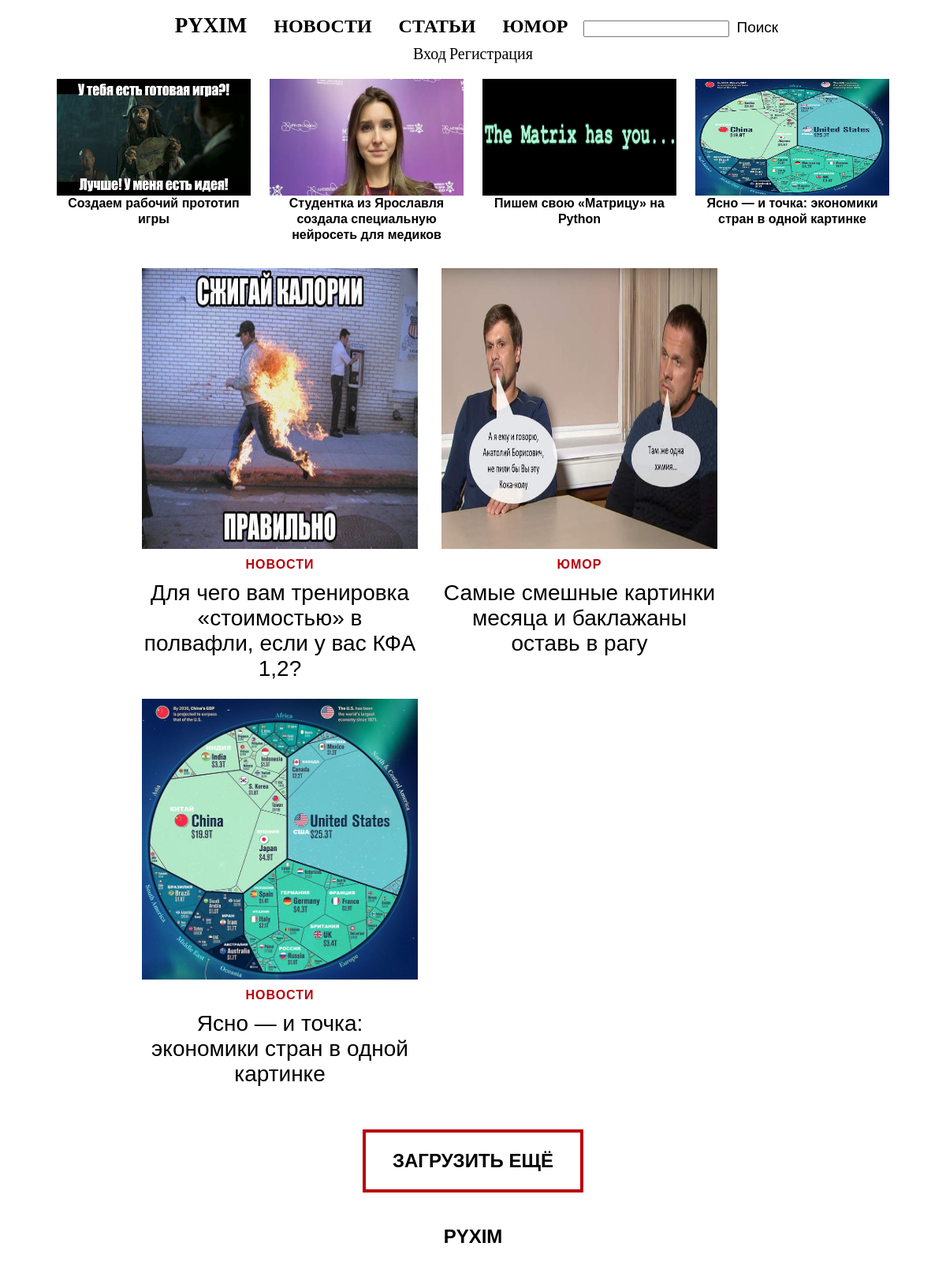
/, run on an earlier commit of the app's database.
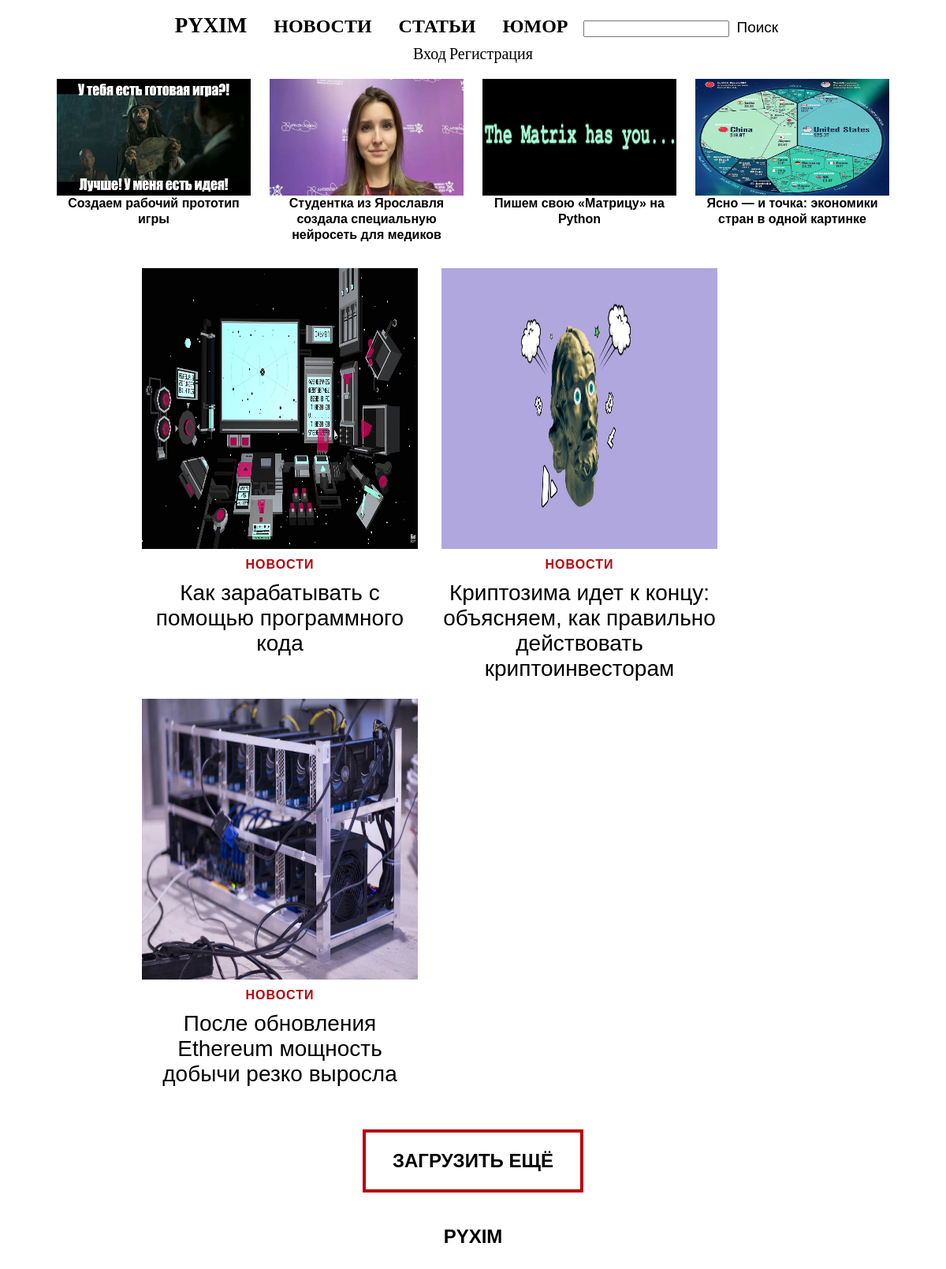
And on a later commit of the database.
### PyximApp/models.py (models this page shows, shortened)
class Category(models.Model):
    title = models.CharField(max_length=50)
    link = models.CharField(max_length=50)
    class Meta:
        verbose_name='Категория'
        verbose_name_plural='Категории'

class Record(models.Model):
    title = models.CharField(max_length=200)
    link = models.CharField(max_length=200)
    content = models.TextField()
    category = models.ForeignKey(Category,related_name='records',on_delete=models.CASCADE)
    tags = models.ManyToManyField(Tag,related_name='records')
    date = models.DateField(auto_now_add=True)
    hot = models.BooleanField(default=False)
    author = models.ForeignKey(User,related_name='records',on_delete=models.CASCADE)
    class Meta:
        verbose_name='Публикация'
        verbose_name_plural='Публикации'

class Photo(models.Model):
    file = models.ImageField(upload_to=settings.MEDIA_ROOT)
    record = models.ForeignKey(Record,related_name='photos',on_delete=models.CASCADE)
    description = models.CharField(max_length=400,blank=True)
    class Meta:
        verbose_name='Фото'
        verbose_name_plural='Фото'

### PyximApp/views.py (the view)
# urls.py: path('',views.main,name='main'),
def main(request): #главная страница
    data = Paginator(Record.objects.all().order_by('-pk'),3)
    more = False
    if data.num_pages != 1:
        more = True
    data = data.page(1)
    return pyxim(request,'Records.html',{'title':'Главная страница','records':data,
                                         'url_':reverse('load'),'more':more})

### PyximApp/views.py (called while the page is built)
def fresh(record=None): #показ свежего в шапке сайта
    fresh = list(Record.objects.filter(hot=True).all())
    if len(fresh) < 5:
        return fresh
    fresh = fresh[-5:]
    if record in fresh:
        index = fresh.index(record)
        fresh[index] = fresh[0]
    return fresh[-4:]

def pyxim(request,template,data): #шаблонизация
    data['fresh'] = fresh() #свежие записи в шапке сайта
    data['categories'] = Category.objects.all()
    data['user'] = request.user
    data['sign_form'] = UserCreationForm
    data['login_form'] = AuthenticationForm
    return render(request,template,data)

### PyximApp/templates/Records.html (shortened to what this page needs)
{% extends 'Base.html' %}
{% block main %}
<div class='element' id='content'>
{% for r in records %}
<a href='{% url "record" r.link r.pk %}' class='review'>
<img src="{{ r.photos.first.file.url }}" width='350' height='356'>
<span class='category'>{{r.category.title}}</span>
<span class='record-title' align='center'>{{ r.title }}</span>
</a>
{% endfor %}
</div>
{% if more %}
<button type="button" class="element" onclick='loadmorePost()' id='button'>ЗАГРУЗИТЬ ЕЩЁ</button>
{% endif %}
{% endblock %}

### PyximApp/templates/Base.html (shortened to what this page needs)
{% load static %}
<html>
<head>
<link href="{% static 'Style.css' %}" rel='stylesheet'>
</head>
<body id='main_body'>
<div id='app'>
<nav align='center' id='nav'>
<div class='nav_center'>
<div class='header'>
<a href='/' title='PYXIM'>PYXIM</a>
</div>
<div class='categories'>
{% for c in categories %}
<a href={% url 'category' c.link %} class='catg'>{{c.title}}</a>
{% endfor %}
<form action='{% url "search" %}'method='POST' id='search'>
<input type='text' name='query'>
<input type='submit' value='Поиск'>
</form>
</div>
<div id='user_panel'>
{% if user.is_authenticated %}
<span>{{user.username}}</span>
<a href='{% url "view_saved" %}' id='save_link'>Сохранённое</a>
{% if user.is_superuser %}
<a href='{% url "add" %}'>Добавить запись</a>
<a href='/admin'>Админ</a>
{% endif %}
<a href="{% url 'logout' %}" id='logout' align='right'>Выход</a>
{% else %}
<span onclick="log()">Вход</span>
<span onclick="sign()">Регистрация</span>
{% endif %}
</div>
</div>
</nav>
<div class='main' align='center'>
<div class='fresh'>
{% for r in fresh %}
<div class='review-title'>
<a href='{% url "record" r.link r.pk %}'>
<img src="{{ r.photos.first.file.url }}" width='246' height='148'>
<span class='preview-title'>{{ r.title }}</span>
</a>
</div>
{% endfor %}
</div>
<div class='content'>
{% block main %}
{% endblock %}
<div id='bottom_'>
<span>PYXIM</span>
</div>
</div>
</div>
</div>
</body>
</html>

### static/Style.css (style rules this page uses)
#app { width:100%; }
#main_body { margin:0px; }
.fresh { display: flex; -webkit-box-pack: justify; justify-content: space-between; width:1056px; height:230px; }
.review-title { display:inline-block; width:246px; height:276px; position:relative; }
.review-title * { display:block; }
.review { display:inline-block; margin-left:15px; margin-right:15px; margin-bottom:150px; margin-top:10px; width:350px; left:50px; position:relative; float:left; text-decoration:none; }
.review * { display:block; }
.review span { margin-top:10px; }
.preview-title { width:246px; position:absolute; font-size:16px; text-decoration:none; color:#000000; font-family:"Nunito Sans",sans-serif; font-weight: 700; line-height: 20px; }
.record-title { position:absolute; font-size:28px; color:#000000; }
.content { margin-left:115px; margin-right:115px; font-family:"Nunito Sans",sans-serif; }
nav { position:fixed; background-color:white; z-index:500; width:100%; height:95px; }
nav a { font-size:24px; overflow:auto; }
.nav_center { top:16px; position:relative; }
nav div { display:inline; }
nav a { margin-left:15px; margin-right:15px; color:#000000; text-decoration:none; line-height: 24px; height: 56px; font-weight: 900; text-transform: uppercase; }
.main { padding-top:100px; }
.category { font-family: "Nunito Sans",sans-serif; font-size: 16px; line-height: 20px; font-weight: 900; text-transform: uppercase; color: #ba0009; letter-spacing: 1px; }
.header a { font-size:27px; }
.element { display:inline-block; position:relative; }
#button { margin-top:10px; font-family: "Nunito Sans",sans-serif; font-size: 24px; line-height: 32px; font-weight: 900; border: 4px solid #ba0009; background-color: transparent; height: 80px; width: 280px; border-radius: 0; text-transform: uppercase; position: relative; z-index: 0; }
#bottom_ { font-family: "Nunito Sans",sans-serif; font-size: 24px; line-height: 32px; font-weight: 900; padding-bottom:120px; padding-top:40px; }
*[type='submit'] { background-color:white; border-width:0; font-size:19px; margin-top: 7px; }
#user_panel { display:block; margin-top: 10px; }
#user_panel * { font-size:20px; }
#search { display:inline; }

What changed in the data, as far as the page shows it:
no longer on one of the page's lists (row unchanged): Record: category "НОВОСТИ", title "Ясно — и точка: экономики стран в одной картинке"
no longer on this page (row unchanged): Record: photos.first.file (picture), category "НОВОСТИ", title "Для чего вам тренировка «стоимостью» в полвафли, если у вас КФА 1,2?"
no longer on this page (row unchanged): Record: photos.first.file (picture), category "ЮМОР", title "Самые смешные картинки месяца и баклажаны оставь в рагу"
added Record: photos.first.file (picture), category "НОВОСТИ", title "Как зарабатывать с помощью программного кода"
added Record: photos.first.file (picture), category "НОВОСТИ", title "Криптозима идет к концу: объясняем, как правильно действовать криптоинвесторам"
added Record: photos.first.file (picture), category "НОВОСТИ", title "После обновления Ethereum мощность добычи резко выросла"
